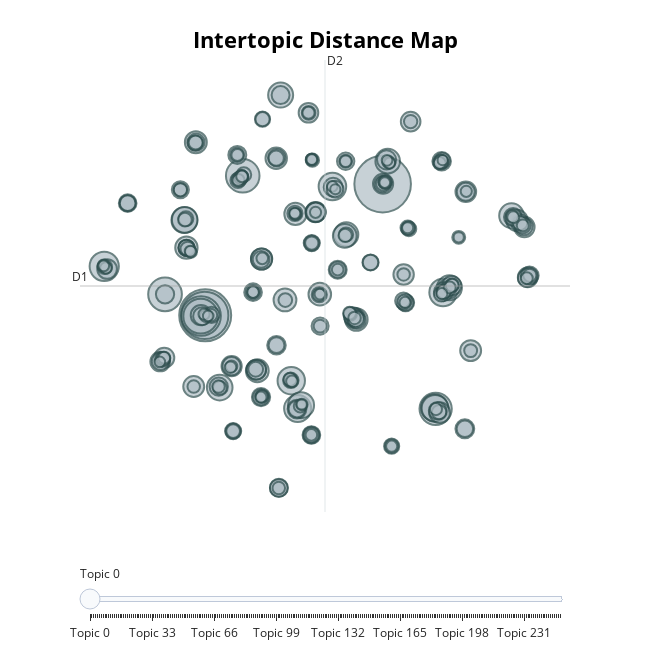

Notebook source saved alongside this figure:
### Code cell
model.visualize_topics()

### Figure 1 — Plotly figure (JSON) as saved in the notebook; plotly's stock layout.template omitted (floating-point values rounded to 4 significant figures; data arrays with more than 128 entries replaced by an {"elided": "..."} marker saying what was removed)
{"data": [{"customdata": {"elided": "251x3 mixed values"}, "hovertemplate": "<b>Topic %{customdata[0]}</b><br>%{customdata[1]}<br>Size: %{customdata[2]}", "legendgroup": "", "marker": {"color": "#B0BEC5", "line": {"color": "DarkSlateGrey", "width": 2}, "size": {"elided": "251 int values"}, "sizemode": "area", "sizeref": 0.1919, "symbol": "circle"}, "mode": "markers", "name": "", "orientation": "v", "showlegend": false, "type": "scatter", "x": {"elided": "251 float values"}, "xaxis": "x", "y": {"elided": "251 float values"}, "yaxis": "y"}], "layout": {"annotations": [{"showarrow": false, "text": "D1", "x": -14.78, "y": 3.661, "yshift": 10}, {"showarrow": false, "text": "D2", "x": 5.134, "xshift": 10, "y": 23.13}], "height": 650, "hoverlabel": {"bgcolor": "white", "font": {"family": "Rockwell", "size": 16}}, "legend": {"itemsizing": "constant", "tracegroupgap": 0}, "margin": {"t": 60}, "shapes": [{"line": {"color": "#CFD8DC", "width": 2}, "type": "line", "x0": 5.134, "x1": 5.134, "y0": -15.8, "y1": 23.13}, {"line": {"color": "#9E9E9E", "width": 2}, "type": "line", "x0": -14.78, "x1": 25.05, "y0": 3.661, "y1": 3.661}], "sliders": [{"active": 0, "pad": {"t": 50}, "steps": [{"args": [{"marker.color": {"elided": "1x251 str values"}}], "label": "Topic 0", "method": "update"}, {"args": [{"marker.color": {"elided": "1x251 str values"}}], "label": "Topic 1", "method": "update"}, {"args": [{"marker.color": {"elided": "1x251 str values"}}], "label": "Topic 2", "method": "update"}, {"args": [{"marker.color": {"elided": "1x251 str values"}}], "label": "Topic 3", "method": "update"}, {"args": [{"marker.color": {"elided": "1x251 str values"}}], "label": "Topic 4", "method": "update"}, {"args": [{"marker.color": {"elided": "1x251 str values"}}], "label": "Topic 5", "method": "update"}, {"args": [{"marker.color": {"elided": "1x251 str values"}}], "label": "Topic 6", "method": "update"}, {"args": [{"marker.color": {"elided": "1x251 str values"}}], "label": "Topic 7", "method": "update"}, {"args": [{"marker.color": {"elided": "1x251 str values"}}], "label": "Topic 8", "method": "update"}, {"args": [{"marker.color": {"elided": "1x251 str values"}}], "label": "Topic 9", "method": "update"}, {"args": [{"marker.color": {"elided": "1x251 str values"}}], "label": "Topic 10", "method": "update"}, {"args": [{"marker.color": {"elided": "1x251 str values"}}], "label": "Topic 11", "method": "update"}, {"args": [{"marker.color": {"elided": "1x251 str values"}}], "label": "Topic 12", "method": "update"}, {"args": [{"marker.color": {"elided": "1x251 str values"}}], "label": "Topic 13", "method": "update"}, {"args": [{"marker.color": {"elided": "1x251 str values"}}], "label": "Topic 14", "method": "update"}, {"args": [{"marker.color": {"elided": "1x251 str values"}}], "label": "Topic 15", "method": "update"}, {"args": [{"marker.color": {"elided": "1x251 str values"}}], "label": "Topic 16", "method": "update"}, {"args": [{"marker.color": {"elided": "1x251 str values"}}], "label": "Topic 17", "method": "update"}, {"args": [{"marker.color": {"elided": "1x251 str values"}}], "label": "Topic 18", "method": "update"}, {"args": [{"marker.color": {"elided": "1x251 str values"}}], "label": "Topic 19", "method": "update"}, {"args": [{"marker.color": {"elided": "1x251 str values"}}], "label": "Topic 20", "method": "update"}, {"args": [{"marker.color": {"elided": "1x251 str values"}}], "label": "Topic 21", "method": "update"}, {"args": [{"marker.color": {"elided": "1x251 str values"}}], "label": "Topic 22", "method": "update"}, {"args": [{"marker.color": {"elided": "1x251 str values"}}], "label": "Topic 23", "method": "update"}, {"args": [{"marker.color": {"elided": "1x251 str values"}}], "label": "Topic 24", "method": "update"}, {"args": [{"marker.color": {"elided": "1x251 str values"}}], "label": "Topic 25", "method": "update"}, {"args": [{"marker.color": {"elided": "1x251 str values"}}], "label": "Topic 26", "method": "update"}, {"args": [{"marker.color": {"elided": "1x251 str values"}}], "label": "Topic 27", "method": "update"}, {"args": [{"marker.color": {"elided": "1x251 str values"}}], "label": "Topic 28", "method": "update"}, {"args": [{"marker.color": {"elided": "1x251 str values"}}], "label": "Topic 29", "method": "update"}, {"args": [{"marker.color": {"elided": "1x251 str values"}}], "label": "Topic 30", "method": "update"}, {"args": [{"marker.color": {"elided": "1x251 str values"}}], "label": "Topic 31", "method": "update"}, {"args": [{"marker.color": {"elided": "1x251 str values"}}], "label": "Topic 32", "method": "update"}, {"args": [{"marker.color": {"elided": "1x251 str values"}}], "label": "Topic 33", "method": "update"}, {"args": [{"marker.color": {"elided": "1x251 str values"}}], "label": "Topic 34", "method": "update"}, {"args": [{"marker.color": {"elided": "1x251 str values"}}], "label": "Topic 35", "method": "update"}, {"args": [{"marker.color": {"elided": "1x251 str values"}}], "label": "Topic 36", "method": "update"}, {"args": [{"marker.color": {"elided": "1x251 str values"}}], "label": "Topic 37", "method": "update"}, {"args": [{"marker.color": {"elided": "1x251 str values"}}], "label": "Topic 38", "method": "update"}, {"args": [{"marker.color": {"elided": "1x251 str values"}}], "label": "Topic 39", "method": "update"}, {"args": [{"marker.color": {"elided": "1x251 str values"}}], "label": "Topic 40", "method": "update"}, {"args": [{"marker.color": {"elided": "1x251 str values"}}], "label": "Topic 41", "method": "update"}, {"args": [{"marker.color": {"elided": "1x251 str values"}}], "label": "Topic 42", "method": "update"}, {"args": [{"marker.color": {"elided": "1x251 str values"}}], "label": "Topic 43", "method": "update"}, {"args": [{"marker.color": {"elided": "1x251 str values"}}], "label": "Topic 44", "method": "update"}, {"args": [{"marker.color": {"elided": "1x251 str values"}}], "label": "Topic 45", "method": "update"}, {"args": [{"marker.color": {"elided": "1x251 str values"}}], "label": "Topic 46", "method": "update"}, {"args": [{"marker.color": {"elided": "1x251 str values"}}], "label": "Topic 47", "method": "update"}, {"args": [{"marker.color": {"elided": "1x251 str values"}}], "label": "Topic 48", "method": "update"}, {"args": [{"marker.color": {"elided": "1x251 str values"}}], "label": "Topic 49", "method": "update"}, {"args": [{"marker.color": {"elided": "1x251 str values"}}], "label": "Topic 50", "method": "update"}, {"args": [{"marker.color": {"elided": "1x251 str values"}}], "label": "Topic 51", "method": "update"}, {"args": [{"marker.color": {"elided": "1x251 str values"}}], "label": "Topic 52", "method": "update"}, {"args": [{"marker.color": {"elided": "1x251 str values"}}], "label": "Topic 53", "method": "update"}, {"args": [{"marker.color": {"elided": "1x251 str values"}}], "label": "Topic 54", "method": "update"}, {"args": [{"marker.color": {"elided": "1x251 str values"}}], "label": "Topic 55", "method": "update"}, {"args": [{"marker.color": {"elided": "1x251 str values"}}], "label": "Topic 56", "method": "update"}, {"args": [{"marker.color": {"elided": "1x251 str values"}}], "label": "Topic 57", "method": "update"}, {"args": [{"marker.color": {"elided": "1x251 str values"}}], "label": "Topic 58", "method": "update"}, {"args": [{"marker.color": {"elided": "1x251 str values"}}], "label": "Topic 59", "method": "update"}, {"args": [{"marker.color": {"elided": "1x251 str values"}}], "label": "Topic 60", "method": "update"}, {"args": [{"marker.color": {"elided": "1x251 str values"}}], "label": "Topic 61", "method": "update"}, {"args": [{"marker.color": {"elided": "1x251 str values"}}], "label": "Topic 62", "method": "update"}, {"args": [{"marker.color": {"elided": "1x251 str values"}}], "label": "Topic 63", "method": "update"}, {"args": [{"marker.color": {"elided": "1x251 str values"}}], "label": "Topic 64", "method": "update"}, {"args": [{"marker.color": {"elided": "1x251 str values"}}], "label": "Topic 65", "method": "update"}, {"args": [{"marker.color": {"elided": "1x251 str values"}}], "label": "Topic 66", "method": "update"}, {"args": [{"marker.color": {"elided": "1x251 str values"}}], "label": "Topic 67", "method": "update"}, {"args": [{"marker.color": {"elided": "1x251 str values"}}], "label": "Topic 68", "method": "update"}, {"args": [{"marker.color": {"elided": "1x251 str values"}}], "label": "Topic 69", "method": "update"}, {"args": [{"marker.color": {"elided": "1x251 str values"}}], "label": "Topic 70", "method": "update"}, {"args": [{"marker.color": {"elided": "1x251 str values"}}], "label": "Topic 71", "method": "update"}, {"args": [{"marker.color": {"elided": "1x251 str values"}}], "label": "Topic 72", "method": "update"}, {"args": [{"marker.color": {"elided": "1x251 str values"}}], "label": "Topic 73", "method": "update"}, {"args": [{"marker.color": {"elided": "1x251 str values"}}], "label": "Topic 74", "method": "update"}, {"args": [{"marker.color": {"elided": "1x251 str values"}}], "label": "Topic 75", "method": "update"}, {"args": [{"marker.color": {"elided": "1x251 str values"}}], "label": "Topic 76", "method": "update"}, {"args": [{"marker.color": {"elided": "1x251 str values"}}], "label": "Topic 77", "method": "update"}, {"args": [{"marker.color": {"elided": "1x251 str values"}}], "label": "Topic 78", "method": "update"}, {"args": [{"marker.color": {"elided": "1x251 str values"}}], "label": "Topic 79", "method": "update"}, {"args": [{"marker.color": {"elided": "1x251 str values"}}], "label": "Topic 80", "method": "update"}, {"args": [{"marker.color": {"elided": "1x251 str values"}}], "label": "Topic 81", "method": "update"}, {"args": [{"marker.color": {"elided": "1x251 str values"}}], "label": "Topic 82", "method": "update"}, {"args": [{"marker.color": {"elided": "1x251 str values"}}], "label": "Topic 83", "method": "update"}, {"args": [{"marker.color": {"elided": "1x251 str values"}}], "label": "Topic 84", "method": "update"}, {"args": [{"marker.color": {"elided": "1x251 str values"}}], "label": "Topic 85", "method": "update"}, {"args": [{"marker.color": {"elided": "1x251 str values"}}], "label": "Topic 86", "method": "update"}, {"args": [{"marker.color": {"elided": "1x251 str values"}}], "label": "Topic 87", "method": "update"}, {"args": [{"marker.color": {"elided": "1x251 str values"}}], "label": "Topic 88", "method": "update"}, {"args": [{"marker.color": {"elided": "1x251 str values"}}], "label": "Topic 89", "method": "update"}, {"args": [{"marker.color": {"elided": "1x251 str values"}}], "label": "Topic 90", "method": "update"}, {"args": [{"marker.color": {"elided": "1x251 str values"}}], "label": "Topic 91", "method": "update"}, {"args": [{"marker.color": {"elided": "1x251 str values"}}], "label": "Topic 92", "method": "update"}, {"args": [{"marker.color": {"elided": "1x251 str values"}}], "label": "Topic 93", "method": "update"}, {"args": [{"marker.color": {"elided": "1x251 str values"}}], "label": "Topic 94", "method": "update"}, {"args": [{"marker.color": {"elided": "1x251 str values"}}], "label": "Topic 95", "method": "update"}, {"args": [{"marker.color": {"elided": "1x251 str values"}}], "label": "Topic 96", "method": "update"}, {"args": [{"marker.color": {"elided": "1x251 str values"}}], "label": "Topic 97", "method": "update"}, {"args": [{"marker.color": {"elided": "1x251 str values"}}], "label": "Topic 98", "method": "update"}, {"args": [{"marker.color": {"elided": "1x251 str values"}}], "label": "Topic 99", "method": "update"}, {"args": [{"marker.color": {"elided": "1x251 str values"}}], "label": "Topic 100", "method": "update"}, {"args": [{"marker.color": {"elided": "1x251 str values"}}], "label": "Topic 101", "method": "update"}, {"args": [{"marker.color": {"elided": "1x251 str values"}}], "label": "Topic 102", "method": "update"}, {"args": [{"marker.color": {"elided": "1x251 str values"}}], "label": "Topic 103", "method": "update"}, {"args": [{"marker.color": {"elided": "1x251 str values"}}], "label": "Topic 104", "method": "update"}, {"args": [{"marker.color": {"elided": "1x251 str values"}}], "label": "Topic 105", "method": "update"}, {"args": [{"marker.color": {"elided": "1x251 str values"}}], "label": "Topic 106", "method": "update"}, {"args": [{"marker.color": {"elided": "1x251 str values"}}], "label": "Topic 107", "method": "update"}, {"args": [{"marker.color": {"elided": "1x251 str values"}}], "label": "Topic 108", "method": "update"}, {"args": [{"marker.color": {"elided": "1x251 str values"}}], "label": "Topic 109", "method": "update"}, {"args": [{"marker.color": {"elided": "1x251 str values"}}], "label": "Topic 110", "method": "update"}, {"args": [{"marker.color": {"elided": "1x251 str values"}}], "label": "Topic 111", "method": "update"}, {"args": [{"marker.color": {"elided": "1x251 str values"}}], "label": "Topic 112", "method": "update"}, {"args": [{"marker.color": {"elided": "1x251 str values"}}], "label": "Topic 113", "method": "update"}, {"args": [{"marker.color": {"elided": "1x251 str values"}}], "label": "Topic 114", "method": "update"}, {"args": [{"marker.color": {"elided": "1x251 str values"}}], "label": "Topic 115", "method": "update"}, {"args": [{"marker.color": {"elided": "1x251 str values"}}], "label": "Topic 116", "method": "update"}, {"args": [{"marker.color": {"elided": "1x251 str values"}}], "label": "Topic 117", "method": "update"}, {"args": [{"marker.color": {"elided": "1x251 str values"}}], "label": "Topic 118", "method": "update"}, {"args": [{"marker.color": {"elided": "1x251 str values"}}], "label": "Topic 119", "method": "update"}, {"args": [{"marker.color": {"elided": "1x251 str values"}}], "label": "Topic 120", "method": "update"}, {"args": [{"marker.color": {"elided": "1x251 str values"}}], "label": "Topic 121", "method": "update"}, {"args": [{"marker.color": {"elided": "1x251 str values"}}], "label": "Topic 122", "method": "update"}, {"args": [{"marker.color": {"elided": "1x251 str values"}}], "label": "Topic 123", "method": "update"}, {"args": [{"marker.color": {"elided": "1x251 str values"}}], "label": "Topic 124", "method": "update"}, {"args": [{"marker.color": {"elided": "1x251 str values"}}], "label": "Topic 125", "method": "update"}, {"args": [{"marker.color": {"elided": "1x251 str values"}}], "label": "Topic 126", "method": "update"}, {"args": [{"marker.color": {"elided": "1x251 str values"}}], "label": "Topic 127", "method": "update"}, {"args": [{"marker.color": {"elided": "1x251 str values"}}], "label": "Topic 128", "method": "update"}, {"args": [{"marker.color": {"elided": "1x251 str values"}}], "label": "Topic 129", "method": "update"}, {"args": [{"marker.color": {"elided": "1x251 str values"}}], "label": "Topic 130", "method": "update"}, {"args": [{"marker.color": {"elided": "1x251 str values"}}], "label": "Topic 131", "method": "update"}, {"args": [{"marker.color": {"elided": "1x251 str values"}}], "label": "Topic 132", "method": "update"}, {"args": [{"marker.color": {"elided": "1x251 str values"}}], "label": "Topic 133", "method": "update"}, {"args": [{"marker.color": {"elided": "1x251 str values"}}], "label": "Topic 134", "method": "update"}, {"args": [{"marker.color": {"elided": "1x251 str values"}}], "label": "Topic 135", "method": "update"}, {"args": [{"marker.color": {"elided": "1x251 str values"}}], "label": "Topic 136", "method": "update"}, {"args": [{"marker.color": {"elided": "1x251 str values"}}], "label": "Topic 137", "method": "update"}, {"args": [{"marker.color": {"elided": "1x251 str values"}}], "label": "Topic 138", "method": "update"}, {"args": [{"marker.color": {"elided": "1x251 str values"}}], "label": "Topic 139", "method": "update"}, {"args": [{"marker.color": {"elided": "1x251 str values"}}], "label": "Topic 140", "method": "update"}, {"args": [{"marker.color": {"elided": "1x251 str values"}}], "label": "Topic 141", "method": "update"}, {"args": [{"marker.color": {"elided": "1x251 str values"}}], "label": "Topic 142", "method": "update"}, {"args": [{"marker.color": {"elided": "1x251 str values"}}], "label": "Topic 143", "method": "update"}, {"args": [{"marker.color": {"elided": "1x251 str values"}}], "label": "Topic 144", "method": "update"}, {"args": [{"marker.color": {"elided": "1x251 str values"}}], "label": "Topic 145", "method": "update"}, {"args": [{"marker.color": {"elided": "1x251 str values"}}], "label": "Topic 146", "method": "update"}, {"args": [{"marker.color": {"elided": "1x251 str values"}}], "label": "Topic 147", "method": "update"}, {"args": [{"marker.color": {"elided": "1x251 str values"}}], "label": "Topic 148", "method": "update"}, {"args": [{"marker.color": {"elided": "1x251 str values"}}], "label": "Topic 149", "method": "update"}, {"args": [{"marker.color": {"elided": "1x251 str values"}}], "label": "Topic 150", "method": "update"}, {"args": [{"marker.color": {"elided": "1x251 str values"}}], "label": "Topic 151", "method": "update"}, {"args": [{"marker.color": {"elided": "1x251 str values"}}], "label": "Topic 152", "method": "update"}, {"args": [{"marker.color": {"elided": "1x251 str values"}}], "label": "Topic 153", "method": "update"}, {"args": [{"marker.color": {"elided": "1x251 str values"}}], "label": "Topic 154", "method": "update"}, {"args": [{"marker.color": {"elided": "1x251 str values"}}], "label": "Topic 155", "method": "update"}, {"args": [{"marker.color": {"elided": "1x251 str values"}}], "label": "Topic 156", "method": "update"}, {"args": [{"marker.color": {"elided": "1x251 str values"}}], "label": "Topic 157", "method": "update"}, {"args": [{"marker.color": {"elided": "1x251 str values"}}], "label": "Topic 158", "method": "update"}, {"args": [{"marker.color": {"elided": "1x251 str values"}}], "label": "Topic 159", "method": "update"}, {"args": [{"marker.color": {"elided": "1x251 str values"}}], "label": "Topic 160", "method": "update"}, {"args": [{"marker.color": {"elided": "1x251 str values"}}], "label": "Topic 161", "method": "update"}, {"args": [{"marker.color": {"elided": "1x251 str values"}}], "label": "Topic 162", "method": "update"}, {"args": [{"marker.color": {"elided": "1x251 str values"}}], "label": "Topic 163", "method": "update"}, {"args": [{"marker.color": {"elided": "1x251 str values"}}], "label": "Topic 164", "method": "update"}, {"args": [{"marker.color": {"elided": "1x251 str values"}}], "label": "Topic 165", "method": "update"}, {"args": [{"marker.color": {"elided": "1x251 str values"}}], "label": "Topic 166", "method": "update"}, {"args": [{"marker.color": {"elided": "1x251 str values"}}], "label": "Topic 167", "method": "update"}, {"args": [{"marker.color": {"elided": "1x251 str values"}}], "label": "Topic 168", "method": "update"}, {"args": [{"marker.color": {"elided": "1x251 str values"}}], "label": "Topic 169", "method": "update"}, {"args": [{"marker.color": {"elided": "1x251 str values"}}], "label": "Topic 170", "method": "update"}, {"args": [{"marker.color": {"elided": "1x251 str values"}}], "label": "Topic 171", "method": "update"}, {"args": [{"marker.color": {"elided": "1x251 str values"}}], "label": "Topic 172", "method": "update"}, {"args": [{"marker.color": {"elided": "1x251 str values"}}], "label": "Topic 173", "method": "update"}, {"args": [{"marker.color": {"elided": "1x251 str values"}}], "label": "Topic 174", "method": "update"}, {"args": [{"marker.color": {"elided": "1x251 str values"}}], "label": "Topic 175", "method": "update"}, {"args": [{"marker.color": {"elided": "1x251 str values"}}], "label": "Topic 176", "method": "update"}, {"args": [{"marker.color": {"elided": "1x251 str values"}}], "label": "Topic 177", "method": "update"}, {"args": [{"marker.color": {"elided": "1x251 str values"}}], "label": "Topic 178", "method": "update"}, {"args": [{"marker.color": {"elided": "1x251 str values"}}], "label": "Topic 179", "method": "update"}, {"args": [{"marker.color": {"elided": "1x251 str values"}}], "label": "Topic 180", "method": "update"}, {"args": [{"marker.color": {"elided": "1x251 str values"}}], "label": "Topic 181", "method": "update"}, {"args": [{"marker.color": {"elided": "1x251 str values"}}], "label": "Topic 182", "method": "update"}, {"args": [{"marker.color": {"elided": "1x251 str values"}}], "label": "Topic 183", "method": "update"}, {"args": [{"marker.color": {"elided": "1x251 str values"}}], "label": "Topic 184", "method": "update"}, {"args": [{"marker.color": {"elided": "1x251 str values"}}], "label": "Topic 185", "method": "update"}, {"args": [{"marker.color": {"elided": "1x251 str values"}}], "label": "Topic 186", "method": "update"}, {"args": [{"marker.color": {"elided": "1x251 str values"}}], "label": "Topic 187", "method": "update"}, {"args": [{"marker.color": {"elided": "1x251 str values"}}], "label": "Topic 188", "method": "update"}, {"args": [{"marker.color": {"elided": "1x251 str values"}}], "label": "Topic 189", "method": "update"}, {"args": [{"marker.color": {"elided": "1x251 str values"}}], "label": "Topic 190", "method": "update"}, {"args": [{"marker.color": {"elided": "1x251 str values"}}], "label": "Topic 191", "method": "update"}, {"args": [{"marker.color": {"elided": "1x251 str values"}}], "label": "Topic 192", "method": "update"}, {"args": [{"marker.color": {"elided": "1x251 str values"}}], "label": "Topic 193", "method": "update"}, {"args": [{"marker.color": {"elided": "1x251 str values"}}], "label": "Topic 194", "method": "update"}, {"args": [{"marker.color": {"elided": "1x251 str values"}}], "label": "Topic 195", "method": "update"}, {"args": [{"marker.color": {"elided": "1x251 str values"}}], "label": "Topic 196", "method": "update"}, {"args": [{"marker.color": {"elided": "1x251 str values"}}], "label": "Topic 197", "method": "update"}, {"args": [{"marker.color": {"elided": "1x251 str values"}}], "label": "Topic 198", "method": "update"}, {"args": [{"marker.color": {"elided": "1x251 str values"}}], "label": "Topic 199", "method": "update"}, {"args": [{"marker.color": {"elided": "1x251 str values"}}], "label": "Topic 200", "method": "update"}, {"args": [{"marker.color": {"elided": "1x251 str values"}}], "label": "Topic 201", "method": "update"}, {"args": [{"marker.color": {"elided": "1x251 str values"}}], "label": "Topic 202", "method": "update"}, {"args": [{"marker.color": {"elided": "1x251 str values"}}], "label": "Topic 203", "method": "update"}, {"args": [{"marker.color": {"elided": "1x251 str values"}}], "label": "Topic 204", "method": "update"}, {"args": [{"marker.color": {"elided": "1x251 str values"}}], "label": "Topic 205", "method": "update"}, {"args": [{"marker.color": {"elided": "1x251 str values"}}], "label": "Topic 206", "method": "update"}, {"args": [{"marker.color": {"elided": "1x251 str values"}}], "label": "Topic 207", "method": "update"}, {"args": [{"marker.color": {"elided": "1x251 str values"}}], "label": "Topic 208", "method": "update"}, {"args": [{"marker.color": {"elided": "1x251 str values"}}], "label": "Topic 209", "method": "update"}, {"args": [{"marker.color": {"elided": "1x251 str values"}}], "label": "Topic 210", "method": "update"}, {"args": [{"marker.color": {"elided": "1x251 str values"}}], "label": "Topic 211", "method": "update"}, {"args": [{"marker.color": {"elided": "1x251 str values"}}], "label": "Topic 212", "method": "update"}, {"args": [{"marker.color": {"elided": "1x251 str values"}}], "label": "Topic 213", "method": "update"}, {"args": [{"marker.color": {"elided": "1x251 str values"}}], "label": "Topic 214", "method": "update"}, {"args": [{"marker.color": {"elided": "1x251 str values"}}], "label": "Topic 215", "method": "update"}, {"args": [{"marker.color": {"elided": "1x251 str values"}}], "label": "Topic 216", "method": "update"}, {"args": [{"marker.color": {"elided": "1x251 str values"}}], "label": "Topic 217", "method": "update"}, {"args": [{"marker.color": {"elided": "1x251 str values"}}], "label": "Topic 218", "method": "update"}, {"args": [{"marker.color": {"elided": "1x251 str values"}}], "label": "Topic 219", "method": "update"}, {"args": [{"marker.color": {"elided": "1x251 str values"}}], "label": "Topic 220", "method": "update"}, {"args": [{"marker.color": {"elided": "1x251 str values"}}], "label": "Topic 221", "method": "update"}, {"args": [{"marker.color": {"elided": "1x251 str values"}}], "label": "Topic 222", "method": "update"}, {"args": [{"marker.color": {"elided": "1x251 str values"}}], "label": "Topic 223", "method": "update"}, {"args": [{"marker.color": {"elided": "1x251 str values"}}], "label": "Topic 224", "method": "update"}, {"args": [{"marker.color": {"elided": "1x251 str values"}}], "label": "Topic 225", "method": "update"}, {"args": [{"marker.color": {"elided": "1x251 str values"}}], "label": "Topic 226", "method": "update"}, {"args": [{"marker.color": {"elided": "1x251 str values"}}], "label": "Topic 227", "method": "update"}, {"args": [{"marker.color": {"elided": "1x251 str values"}}], "label": "Topic 228", "method": "update"}, {"args": [{"marker.color": {"elided": "1x251 str values"}}], "label": "Topic 229", "method": "update"}, {"args": [{"marker.color": {"elided": "1x251 str values"}}], "label": "Topic 230", "method": "update"}, {"args": [{"marker.color": {"elided": "1x251 str values"}}], "label": "Topic 231", "method": "update"}, {"args": [{"marker.color": {"elided": "1x251 str values"}}], "label": "Topic 232", "method": "update"}, {"args": [{"marker.color": {"elided": "1x251 str values"}}], "label": "Topic 233", "method": "update"}, {"args": [{"marker.color": {"elided": "1x251 str values"}}], "label": "Topic 234", "method": "update"}, {"args": [{"marker.color": {"elided": "1x251 str values"}}], "label": "Topic 235", "method": "update"}, {"args": [{"marker.color": {"elided": "1x251 str values"}}], "label": "Topic 236", "method": "update"}, {"args": [{"marker.color": {"elided": "1x251 str values"}}], "label": "Topic 237", "method": "update"}, {"args": [{"marker.color": {"elided": "1x251 str values"}}], "label": "Topic 238", "method": "update"}, {"args": [{"marker.color": {"elided": "1x251 str values"}}], "label": "Topic 239", "method": "update"}, {"args": [{"marker.color": {"elided": "1x251 str values"}}], "label": "Topic 240", "method": "update"}, {"args": [{"marker.color": {"elided": "1x251 str values"}}], "label": "Topic 241", "method": "update"}, {"args": [{"marker.color": {"elided": "1x251 str values"}}], "label": "Topic 242", "method": "update"}, {"args": [{"marker.color": {"elided": "1x251 str values"}}], "label": "Topic 243", "method": "update"}, {"args": [{"marker.color": {"elided": "1x251 str values"}}], "label": "Topic 244", "method": "update"}, {"args": [{"marker.color": {"elided": "1x251 str values"}}], "label": "Topic 245", "method": "update"}, {"args": [{"marker.color": {"elided": "1x251 str values"}}], "label": "Topic 246", "method": "update"}, {"args": [{"marker.color": {"elided": "1x251 str values"}}], "label": "Topic 247", "method": "update"}, {"args": [{"marker.color": {"elided": "1x251 str values"}}], "label": "Topic 248", "method": "update"}, {"args": [{"marker.color": {"elided": "1x251 str values"}}], "label": "Topic 249", "method": "update"}, {"args": [{"marker.color": {"elided": "1x251 str values"}}], "label": "Topic 250", "method": "update"}]}], "title": {"font": {"color": "Black", "size": 22}, "text": "<b>Intertopic Distance Map</b>", "x": 0.5, "xanchor": "center", "y": 0.95, "yanchor": "top"}, "width": 650, "xaxis": {"anchor": "y", "domain": [0, 1], "range": [-14.78, 25.05], "title": {"text": ""}, "visible": false}, "yaxis": {"anchor": "x", "domain": [0, 1], "range": [-15.8, 23.13], "title": {"text": ""}, "visible": false}}}
